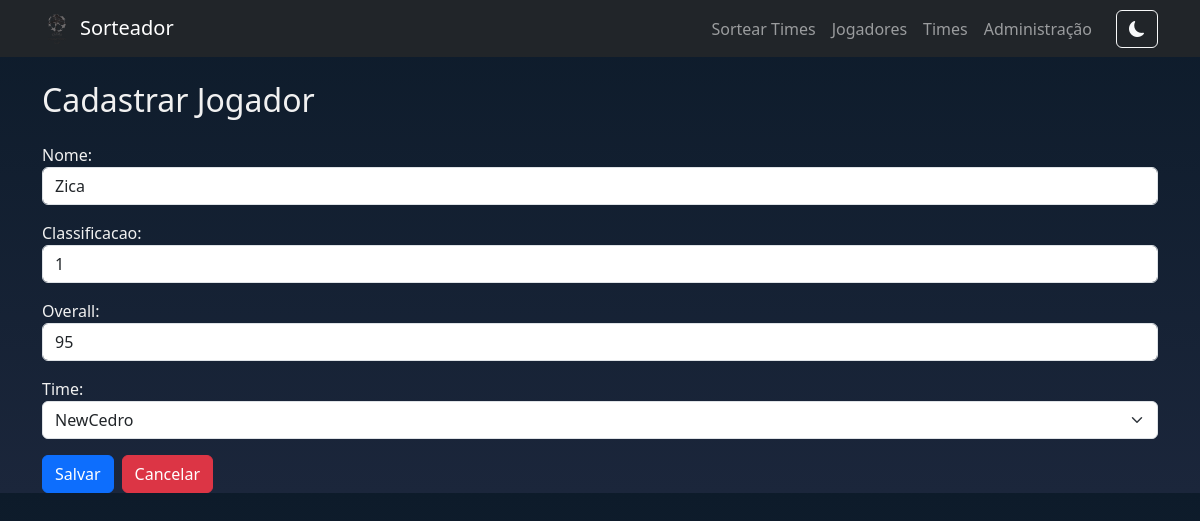
The page /jogadores/editar/31/ on the database its author committed.
### SortApp/models.py (models this page shows, shortened)
class Jogador(models.Model):
    nome = models.CharField(max_length=100)
    classificacao = models.PositiveIntegerField()
    overall = models.PositiveIntegerField()
    time = models.ForeignKey(Time, on_delete=models.SET_NULL, related_name='jogadores', null=True, blank=True)

class Time(models.Model):
    nome = models.CharField(max_length=100, unique=True)
    escudo = models.ImageField(upload_to='escudos/')
    def __str__(self):
        return self.nome

### SortApp/views.py (the view)
# urls.py: path('jogadores/editar/<int:jogador_id>/', views.editar_jogador, name='editar_jogador'),
def editar_jogador(request, jogador_id):
    jogador = get_object_or_404(Jogador, id=jogador_id)
    if request.method == 'POST':
        form = JogadorForm(request.POST, instance=jogador)
        if form.is_valid():
            form.save()
            return redirect('listar_jogadores')
    else:
        form = JogadorForm(instance=jogador)
    return render(request, 'cadastrar_jogador.html', {'form': form, 'editando': True})

### SortApp/forms.py
class JogadorForm(forms.ModelForm):
    class Meta:
        model = Jogador
        fields = ['nome', 'classificacao', 'overall', 'time']
        widgets = {
            'nome': forms.TextInput(attrs={'class': 'form-control'}),
            'classificacao': forms.NumberInput(attrs={'class': 'form-control'}),
            'overall': forms.NumberInput(attrs={'class': 'form-control'}),
            'time': forms.Select(attrs={'class': 'form-select'}),
        }

### SortApp/templates/cadastrar_jogador.html (shortened to what this page needs)
{% extends 'base.html' %}
{% block content %}
<h2 class="mb-4">Cadastrar Jogador</h2>
<form method="post" class="mt-3">
    {{ form.as_p }}
    <div class="d-flex gap-2 mt-3">
        <button type="submit" class="btn btn-primary">Salvar</button>
        <a href="{% url 'listar_jogadores' %}" class="btn btn-danger">Cancelar</a>
    </div>
</form>
{% endblock %}

### SortApp/templates/base.html (style rules this page uses)
body.dark-mode { background: linear-gradient(to bottom, #0d1b2a, #1b263b); color: #f1f1f1; }

### rows shown on the page
Jogador: nome "Zica", classificacao "1", overall "95", time "NewCedro"
